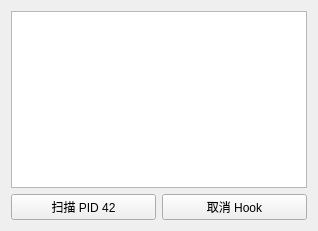
<?xml version="1.0" encoding="UTF-8"?>
<ui version="4.0">
 <class>Form</class>
 <widget class="QWidget" name="Form">
  <property name="geometry">
   <rect>
    <x>0</x>
    <y>0</y>
    <width>318</width>
    <height>231</height>
   </rect>
  </property>
  <property name="windowTitle">
   <string>扫描 Hook</string>
  </property>
  <layout class="QGridLayout" name="gridLayout_2">
   <item row="0" column="0">
    <layout class="QGridLayout" name="gridLayout">
     <item row="1" column="1">
      <widget class="QPushButton" name="btn_unhook">
       <property name="text">
        <string>取消 Hook</string>
       </property>
      </widget>
     </item>
     <item row="1" column="0">
      <widget class="QPushButton" name="btn_scan">
       <property name="text">
        <string>扫描 PID 42</string>
       </property>
      </widget>
     </item>
     <item row="0" column="0" colspan="2">
      <widget class="QListView" name="lv_scanhook">
       <property name="editTriggers">
        <set>QAbstractItemView::NoEditTriggers</set>
       </property>
       <property name="selectionMode">
        <enum>QAbstractItemView::ExtendedSelection</enum>
       </property>
       <property name="modelColumn">
        <number>0</number>
       </property>
      </widget>
     </item>
    </layout>
   </item>
  </layout>
 </widget>
 <resources/>
 <connections/>
</ui>
